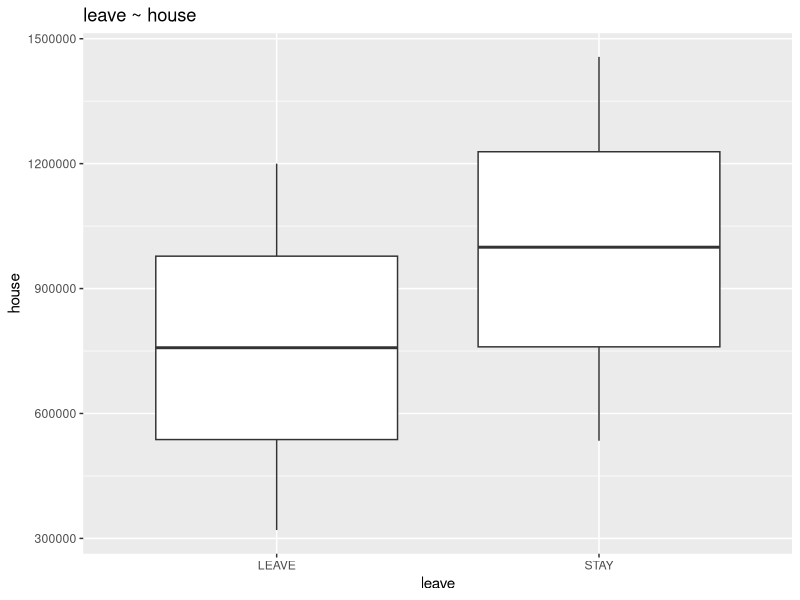
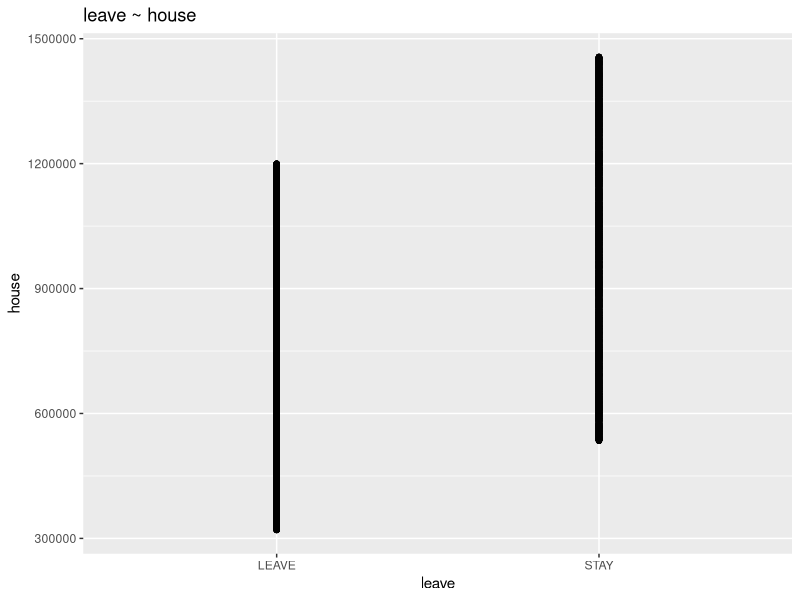
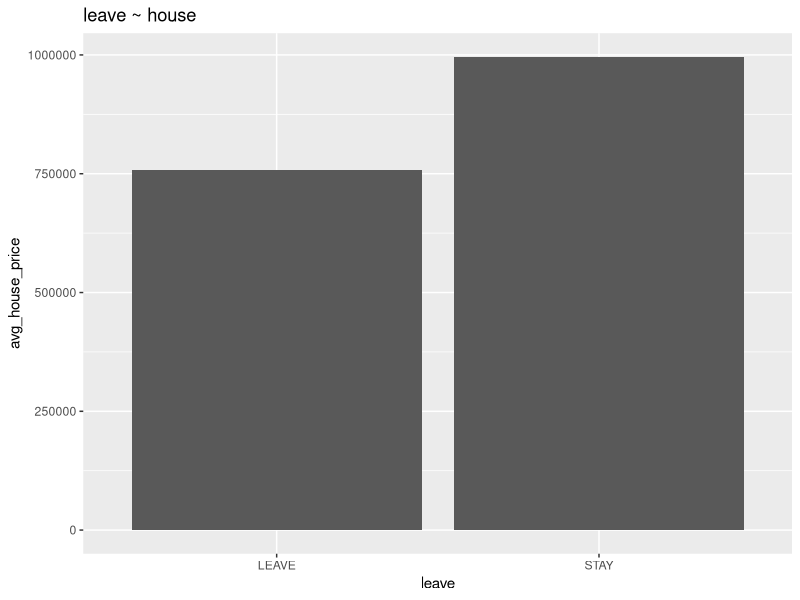
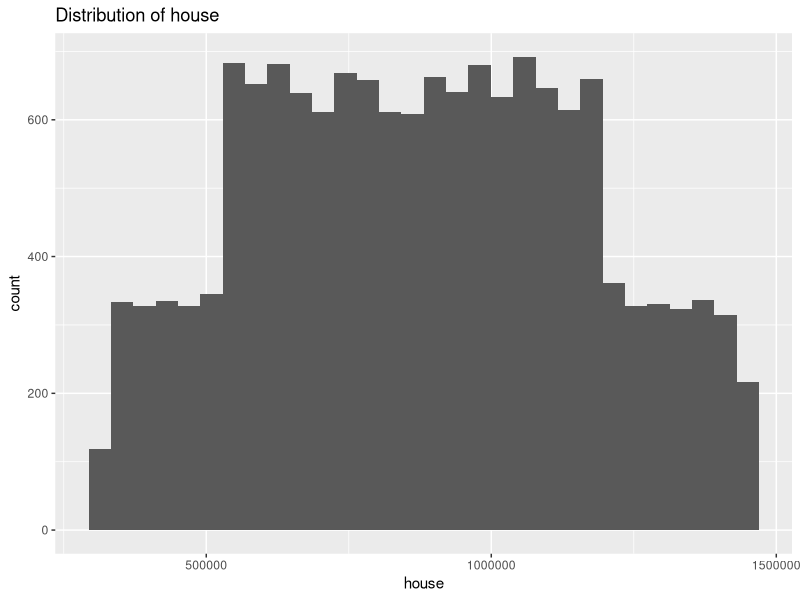
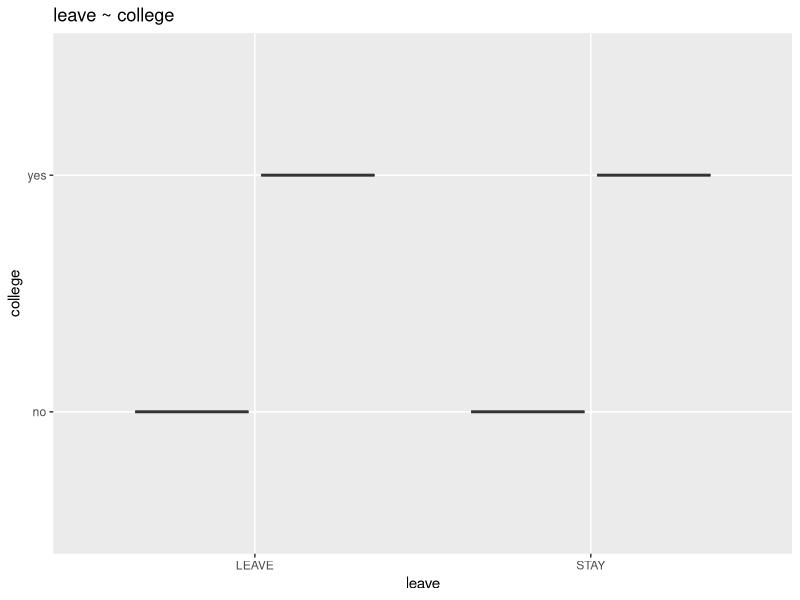
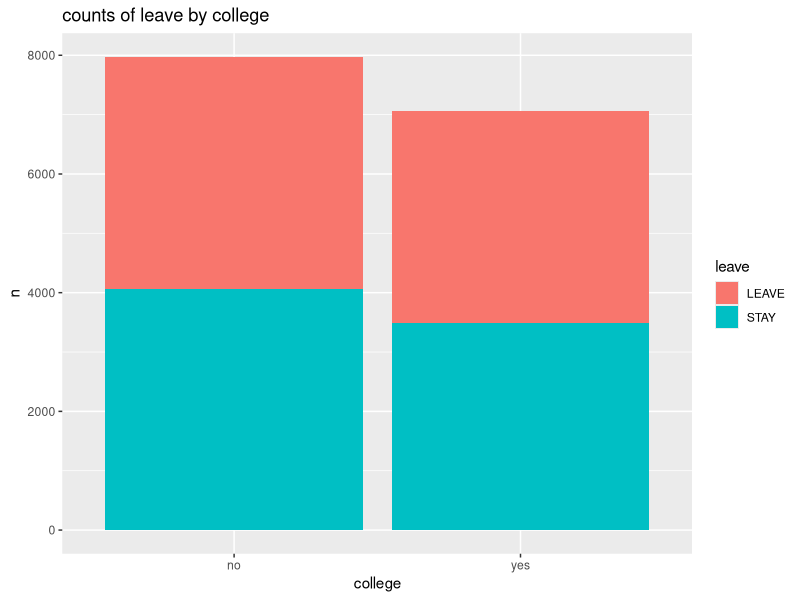
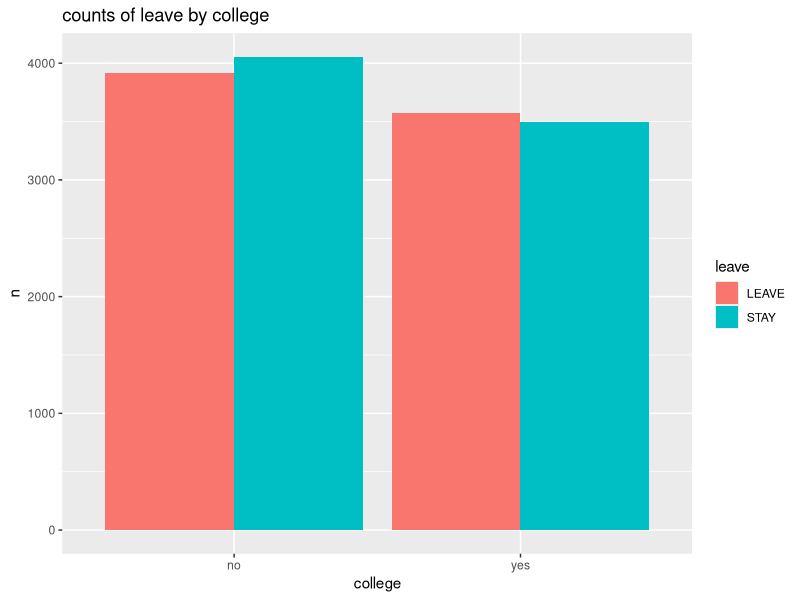
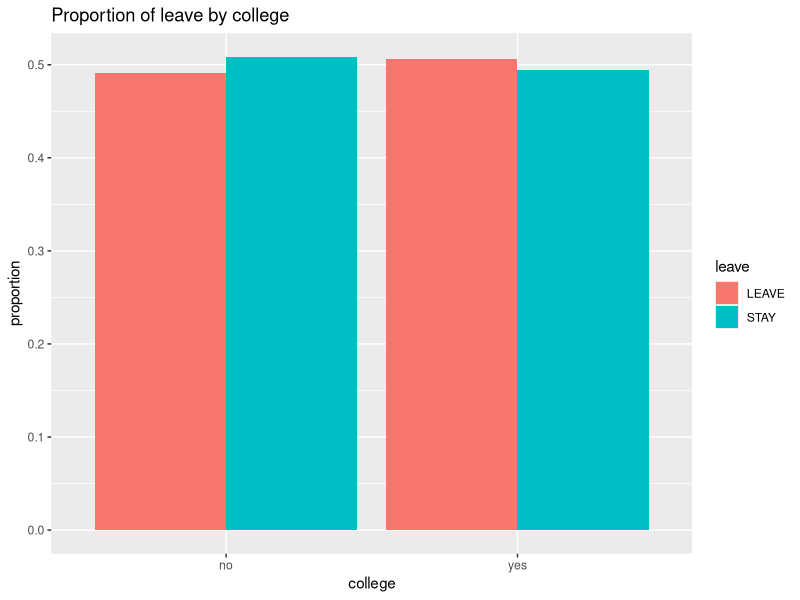

Source code (R) for these figures, in order:
########################################### 
### Class 3
########################################### 

# The primary goal of this script is to prepare you with code and
# concepts, using the Megatelco case as an example, for completing 
# the  project for this module (which is presented as a Canvas quiz).

# Plan to do your project coding using the provided RMarkdown template.

###########################################  
### Complete this module's RMarkdown assignment
########################################### 

# 1. Click document icon in upper left and select "R Markdown"
# 2. The file that comes up is a template that you can adapt for the assignment
# 3. Your (adapted) file should include:
#     - A title of your choosing.
#     - An author (your name).
#     - A main heading (created with 1 hashtag), a subheading (created with 2 hashtags), and some text.
#     - A plot with the code for the plot revealed (set "echo = TRUE" in the header of the code chunk).
#     - A table with the code for the table revealed (set "echo = TRUE" in the header of the code chunk).
# 4. Clear your environment in RStudio
# 5. Run each code chunk in sequence from the top to check for errors.
# 6. If there are no errors, then knit the document to HTML (or PDF or Word) using the "knit" button in the
#    upper left.
# 7. Submit the knitted document at Canvas (browse for the document in your working directory).


########################################### 
### Needed skills for the project 
########################################### 

# Here is what you need to be able to do for the AdviseInvest project:

# 1. Identify the target variable for an analysis based on the business problem.
# 2. Decide which non-binary variables should be recoded as factors, and recode
#    them.
# 3. Clean the dataset by removing NAs and mistaken values.
# 4. Compute the mean of a binary variable.
# 5. Use ggplot2 to plot a numeric (or count) variable against a categorical 
#    variable.
# 6. Calculate a count (and a proportion) for a categorical variable 
#    using dplyr and pipe the result into a plot.

########################################### 
### Load Packages
########################################### 

library(tidyverse) # Remember: must always load packages at the beginning of a session!

########################################### 
### Import data 
########################################### 

m <- read_csv(file = "megatelco.csv")

########################################### 
### Inspect
########################################### 

glimpse(m) # Which should be factors?
summary(m)

# Issues: 

# 1. College has values of  `zero` and `one.`  We will change these to "no" and
#    "yes," since there are only two values, and spelling out the numbers is weird.
# 2. Turn college into a factor variable.
# 3. Remove negative values of `income` and `house`. 
# 4. Remove absurdly large value of `handset_price`.
# 5. Remove rows with missing values (`NA`) in `over_15mins_calls_per_month`.
#    Dealing with missing values is sometimes a complicated problem.  In this case,
#    because the number of missing values is small relative to the size of the
#    dataset, it is fine to solve the problem by removing rows.
# 6. If our objective was modeling we would want to remove ID because it is
#    obviously not a useful predictor of churn. For now we can leave ID in the data
#    set.

########################################### 
### Clean dataset
########################################### 

# Notes:
# 1. dplyr verbs: mutate(), filter(), and below we use summarize() also.
#    - mutate(): creates a new column.
#    - filter(): removes rows based on logical conditions.
#    - summarize():  creates a smaller summary table.
# 2. factor(). The default setting is to create alphabetic factor levels for character variables.
# 3. ifelse() is a handy function for recoding, identical to Excel's "if" function.

m_clean <- m |> # create a new named dataset for clarity
  mutate(leave = factor(leave), # let the levels be assigned alphabetically
         college = ifelse(college=="one", "yes", "no"),
         college = factor(college)) |> 
  filter(income > 0,
         house > 0,
         handset_price < 1500) |> 
  na.omit () # This is a quick way of removing all the NAs in a data set.

# Check whether the operation was successful
summary(m_clean)

########################################### 
### Identify target
########################################### 

# The target variable for a model of churn will be LEAVE.
# The target is the data representation of the phenomenon we are interested in 
# understanding/modeling.

########################################### 
### Compute the mean of a binary 0/1 variable
########################################### 

(example1 <- c(0,0,0,0,0,1,1,1,1,1))
mean(example1) # Here the mean is the proportion of 1s

# Example using ifelse() with a factor variable.
# Note: we will pick out columns using the "$" notation.

ifelse(m_clean$leave=="LEAVE", 1, 0) |> 
  mean()

#################################################
### Explore variable relationships: leave ~ house
#################################################

# Are wealthier customers more likely to churn?
# What is the relationship between leave and house price?
# Note: Leave is binary (which we recoded as a factor), house price is numeric, 
# so an appropriate plot is a boxplot.

ggplot(data = m_clean, aes(x = leave, y = house)) +
  geom_boxplot() +
  labs(title = "leave ~ house")

# Are there other possibilities?  Yes, but none as informative:
  
ggplot(m_clean, aes(leave, house)) +
  geom_point() + 
  labs(title = "leave ~ house")

m_clean |> 
  group_by(leave) |> 
  summarize(avg_house_price = mean(house)) |> # do some data manipulation and pipe to viz
  ggplot(aes(leave, avg_house_price)) +
  geom_col() +
  labs(title = "leave ~ house")

# Sidebar:  what is the frequency distribution of the house variable?

ggplot(m_clean, aes(x = house)) +
  geom_histogram() + 
  labs(title = "Distribution of house")

# What is the best measure of central tendency?  Mean or median?

mean(m_clean$house)
median(m_clean$house)

#################################################################
### Explore variable relationships: leave ~ college
#################################################################

# Both variables are categorical. 

# First, what does NOT work:
m_clean |> 
  ggplot(aes(x = leave, y = college)) +
  geom_boxplot() +
  labs(title = "leave ~ college")

# This does not work because boxplots are designed for categorical vs. continuous,
# not categorical vs. categorical.

# Instead, we will calculate the proportion of leavers at each level of college  
# This allows us to see whether customer departure depends on, or is related 
# to, college.

# 1. Create a summary table of counts:
m_clean |> 
  count(leave, college) 

# Notice that I'm not saving this table but  printing it to the console.

# count() automatically creates a new column, n, with the counts for 
# each unique combination of leave and college

# 2. Pipe new table into ggplot for viz
m_clean |> 
  count(leave, college) |> 
  ggplot(aes(x = college, y = n, fill = leave)) +
  geom_col() +
  labs(title = "counts of leave by college")

# Hard to interpret!  Why?

# Let's "dodge" the bars.

m_clean |> 
  count(leave, college) |> 
  ggplot(aes(x = college, y = n, fill = leave)) +
  geom_col(position = "dodge") +
  labs(title = "counts of leave by college")

########################################### 
### Optional!
########################################### 

# An even better (more informative) plot than the one above would calculate the 
# proportion of leave and stay at each level of college.

# Warning: this type of plot is quite a bit more complicated and involved. Only for
# the stout-hearted!

# Base table
m_clean |> 
  count(college, leave) 

# Add proportion to the table
m_clean |> 
  count(college, leave) |> 
  group_by(college) |> 
  mutate(proportion = n / sum(n))

# Pipe this table into ggplot using geom_col with dodged bars.
m_clean |> 
  count(college, leave) |> 
  group_by(college) |> 
  mutate(proportion = n / sum(n)) |> 
  ggplot(aes(college, proportion, fill = leave)) + 
  geom_col(position = "dodge") +
  labs(title = "Proportion of leave by college") 

# This is pretty close to the plot with counts, in this case.  When counts are really
# different between categories putting proportions on the y-axis tends to work better.

# What story does this plot tell?
